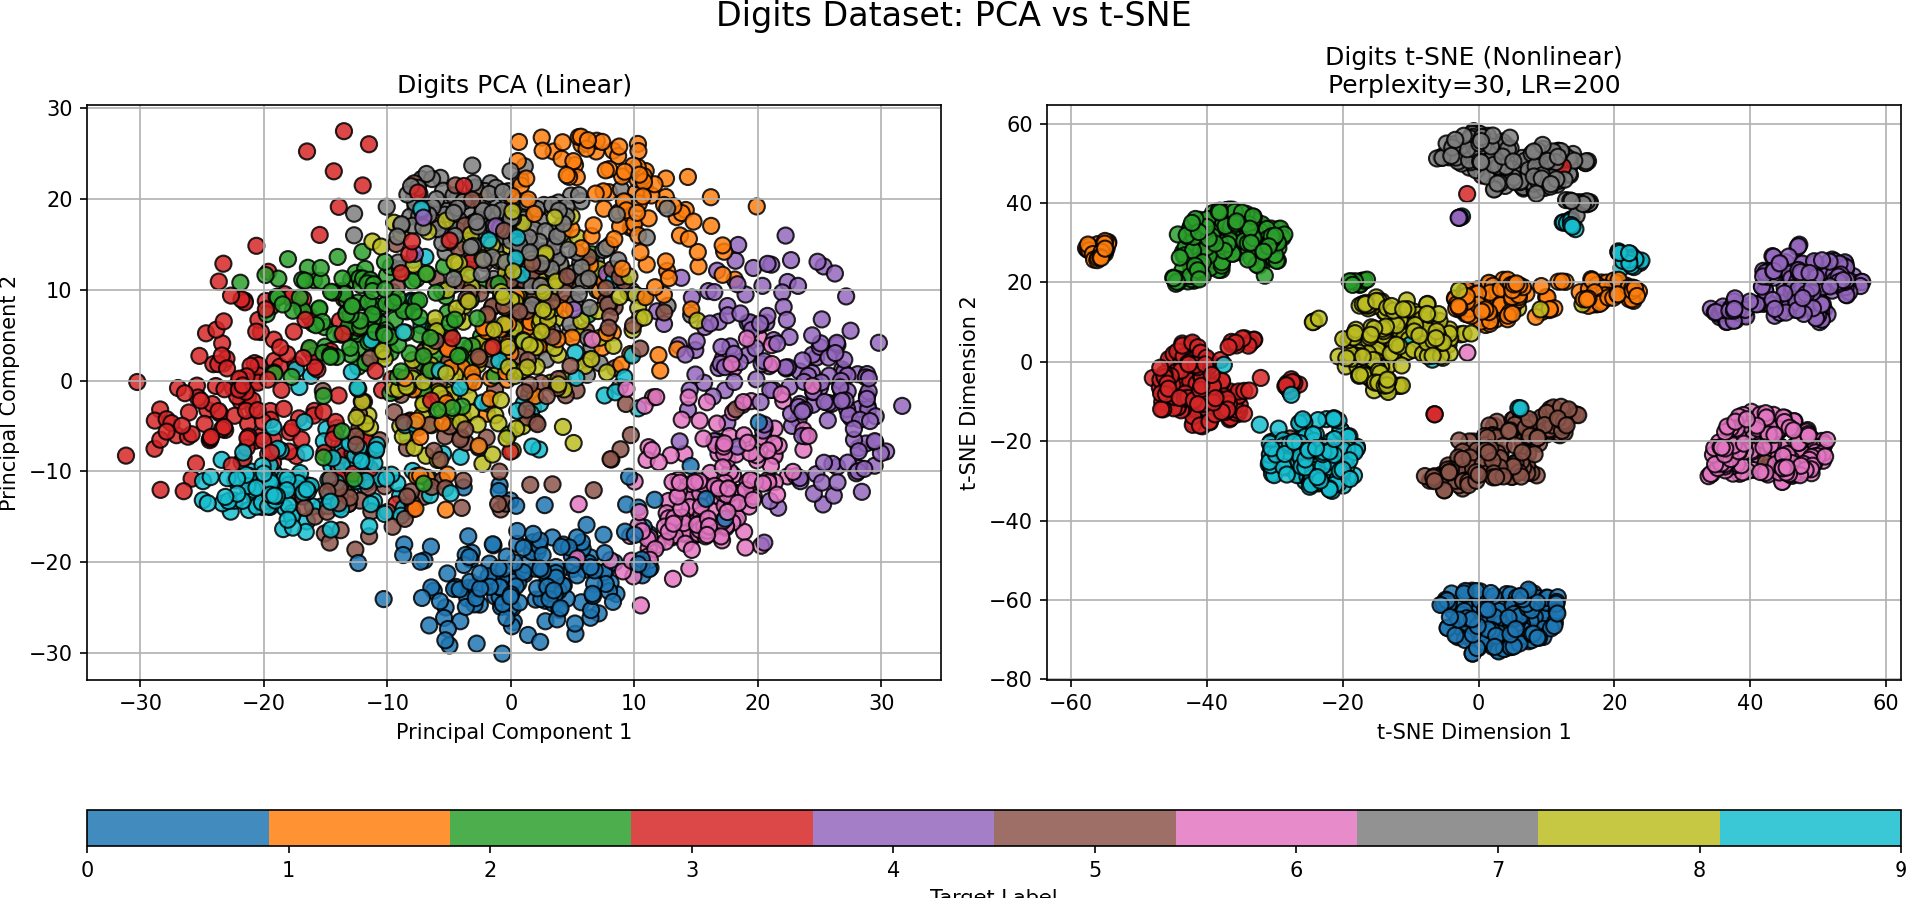

Source code (Python):
import matplotlib.pyplot as plt
from sklearn.datasets import load_digits, load_iris
from sklearn.decomposition import PCA
from sklearn.manifold import TSNE
import numpy as np

# ---- Step 1: Choose dataset ---- #
dataset_choice = 'digits'  # Change to 'iris' for Iris dataset

if dataset_choice == 'digits':
    data = load_digits()
    title_prefix = "Digits"
    cmap = 'tab10'
elif dataset_choice == 'iris':
    data = load_iris()
    title_prefix = "Iris"
    cmap = 'viridis'

X = data.data
y = data.target
labels = data.target_names if dataset_choice == 'iris' else np.unique(y)

# ---- Step 2: Dimensionality Reduction ---- #
# PCA
pca = PCA(n_components=2, random_state=42)
X_pca = pca.fit_transform(X)

# t-SNE
perplexity = 30
learning_rate = 200
tsne = TSNE(n_components=2, perplexity=perplexity, learning_rate=learning_rate, random_state=42)
X_tsne = tsne.fit_transform(X)

# ---- Step 3: Plot PCA vs t-SNE ---- #
fig, axs = plt.subplots(1, 2, figsize=(15, 6), constrained_layout=True)

# PCA plot
p1 = axs[0].scatter(X_pca[:, 0], X_pca[:, 1], c=y, cmap=cmap, s=60, edgecolor='k', alpha=0.85)
axs[0].set_title(f"{title_prefix} PCA (Linear)")
axs[0].set_xlabel("Principal Component 1")
axs[0].set_ylabel("Principal Component 2")
axs[0].grid(True)

# t-SNE plot
p2 = axs[1].scatter(X_tsne[:, 0], X_tsne[:, 1], c=y, cmap=cmap, s=60, edgecolor='k', alpha=0.85)
axs[1].set_title(f"{title_prefix} t-SNE (Nonlinear)\nPerplexity={perplexity}, LR={learning_rate}")
axs[1].set_xlabel("t-SNE Dimension 1")
axs[1].set_ylabel("t-SNE Dimension 2")
axs[1].grid(True)

# Single shared colorbar under the plots
cbar = fig.colorbar(p2, ax=axs.ravel().tolist(), orientation='horizontal', pad=0.1, aspect=50)
cbar.set_label('Target Label')

# Main title
fig.suptitle(f"{title_prefix} Dataset: PCA vs t-SNE", fontsize=16)
plt.show()
